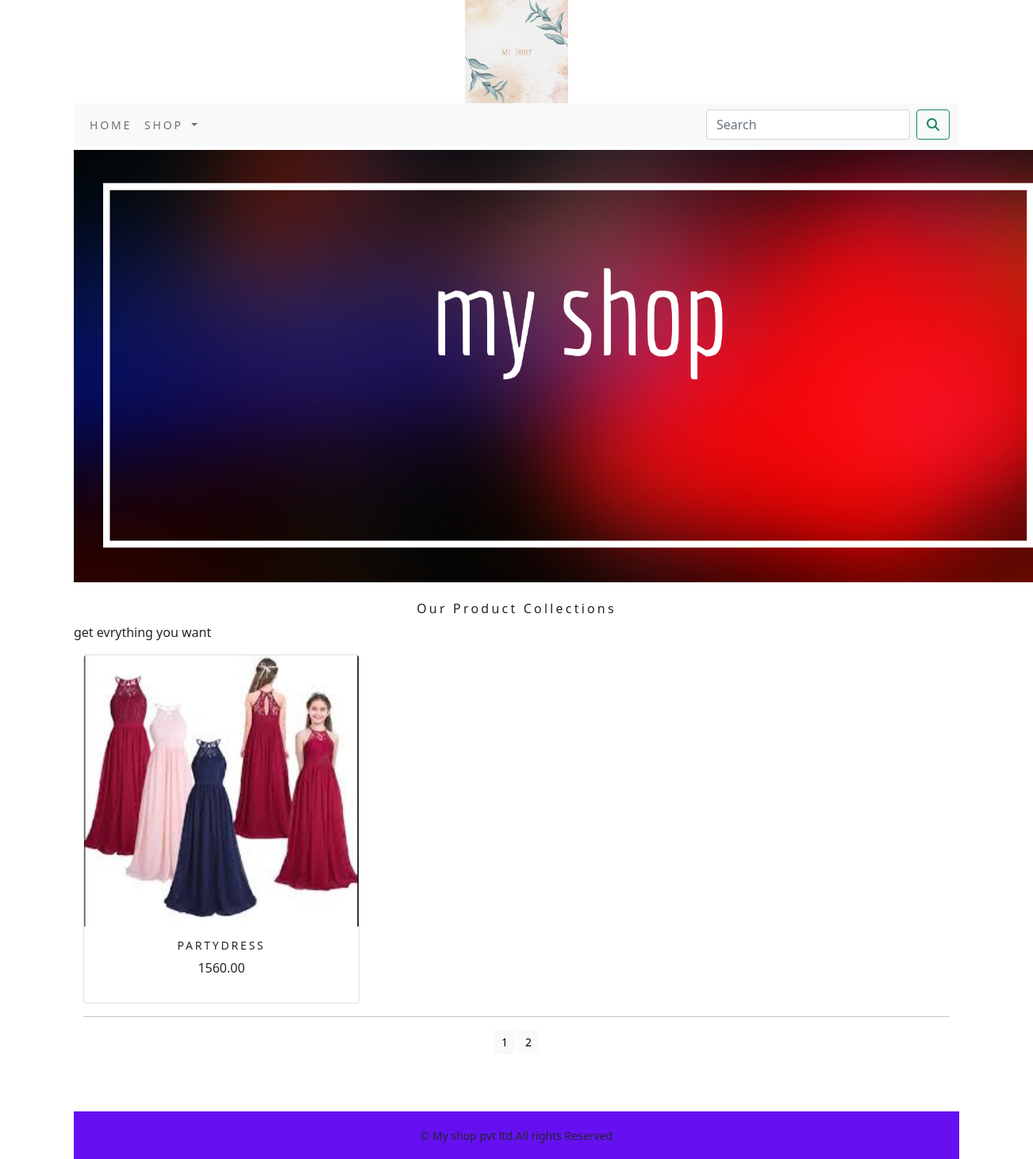
Screenshot of /shop/?page=2 with the database file from the repository.
### shop/models.py (models this page shows, shortened)
class Product(models.Model):
    name=models.CharField(max_length=250,unique=True)
    slug=models.SlugField(max_length=250,unique=True)
    description=models.TextField(blank=True)
    price=models.DecimalField(max_digits=10,decimal_places=2)
    category=models.ForeignKey(Category,on_delete=models.CASCADE)
    stock=models.IntegerField()
    image= models.ImageField(upload_to='product', blank=True)
    available=models.BooleanField(default=True)
    created=models.DateField(auto_now_add=True)
    updated=models.DateField(auto_now=True)
    class Meta:
        ordering=('name',)
        verbose_name='product'
        verbose_name_plural='products'
    def get_url(self):
        return reverse('shop:productCatdetail',args=[self.category.slug,self.slug])

### shop/views.py (the view)
# urls.py: path('',views.allProdCat,name='allProdCat'),
def allProdCat(request,c_slug=None):
    c_page=None
    products_list=None
    if c_slug!=None:
        c_page=get_object_or_404(Category,slug=c_slug)
        products_list=Product.objects.all().filter(category=c_page,available=True)
    else:
        products_list=Product.objects.all().filter(available=True)
    paginator=Paginator(products_list,6)
    try:
        page=int(request.GET.get('page','1'))
    except:
        page=1
    try:
        products=paginator.page(page)
    except (EmptyPage,InvalidPage):
        Products=paginator.page(paginator.num_pages)
    return render(request,"category.html",{'category':c_page,'products':products})

### shop/context_processors.py (called while the page is built)
def menu_links(request):
    links=Category.objects.all()
    return dict(links=links)

### shop/models.py (called while the page is built)
    def get_url(self):
        return reverse('shop:product_by_category',args=[self.slug])

### templates/category.html (shortened to what this page needs)
{% extends 'base.html' %}
{% load static %}
{% block content %}
<div class="mx_auto">
    {% if category %}
       <img class="my_image" src="{{category.image.url}}" alt="{{category.name}}">
</div>
    <br>
<div>
    <h1 class="text-center my_title">{{category.name}}</h1>
    <p class="text-justify">{{category.description}}</p>
</div>
    {% else %}
<div>
    <img class="my_image my_image_padding" src="{% static 'img/banner.png' %}" alt="Our Products" width="1250px;" height="550px;" >
</div>
<br>
<div>
    <h1 class="text-center my_title"> Our Product Collections</h1>
    <p class="text-justify">get evrything you want</p>
</div>
   {% endif %}
<div class="container">
    <div class="row mx_auto">
        {% for product in products.object_list %}
        <div class="my_bottom_margin col-9 col-sm-12  col-md-4 ol-lg-2">
            <div class="card text-center" style="min-width:18rem;">
                <a href ="{{product.get_url}}"> <img class="card-img-top my_image" src="{{product.image.url}}" alt="{{product.name}}"></a>
                <div class="card-body">
                    <h4>{{product.name}}</h4>
                    <p>{{product.price}}</p>
                </div>
            </div>
        </div>
        {% endfor %}
    </div>
    <div class="mx-auto">
        {% if products.paginator.num_pages > 1 %}
      <hr>
        <div class="text-center">
            {% for pg in products.paginator.page_range %}
               <a href="?page={{pg}}" class="btn btn-light btn-sm {% if products.number == pg %} active {% endif %}">{{pg}}</a>
            {% endfor %}
        </div>
          {% endif %}
    </div>
    <br>
</div>
{% endblock %}

### static/css/custom.css (style rules this page uses)
body { font-family: 'Roboto', sans-serif; }
.my_title { font-size: 16px; text_trasform:uppercase; letter-spacing: .2em; }
.my_image_padding { padding-top: 5px; }
.card-body h4 { font-size: 14px; text-transform: uppercase; letter-spacing:.2em; }

### rows the page displays
Product: image (picture), name "PARTYDRESS", price "1560.00"

### other values shown
{{ pg }} "1" "2"
